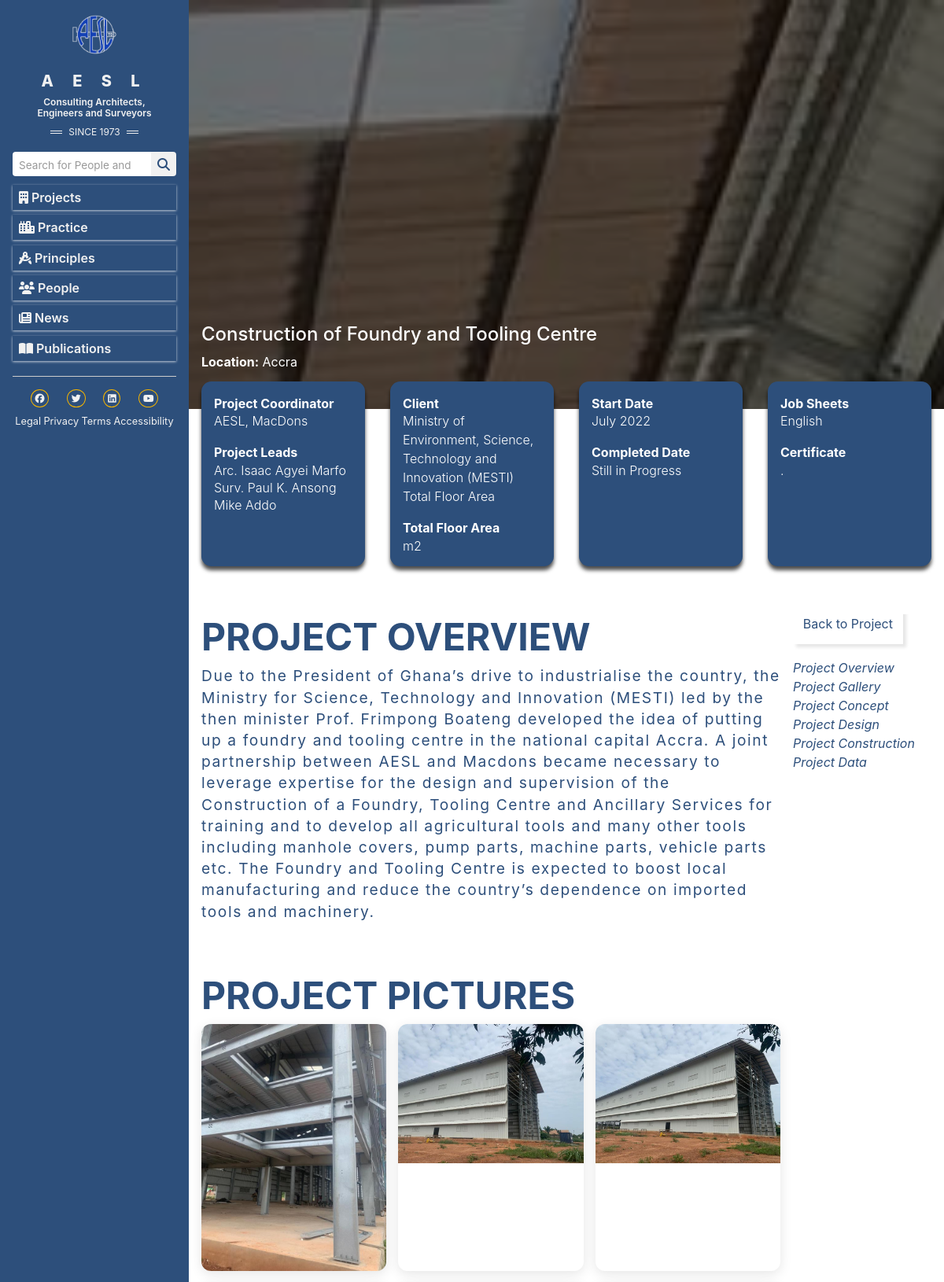
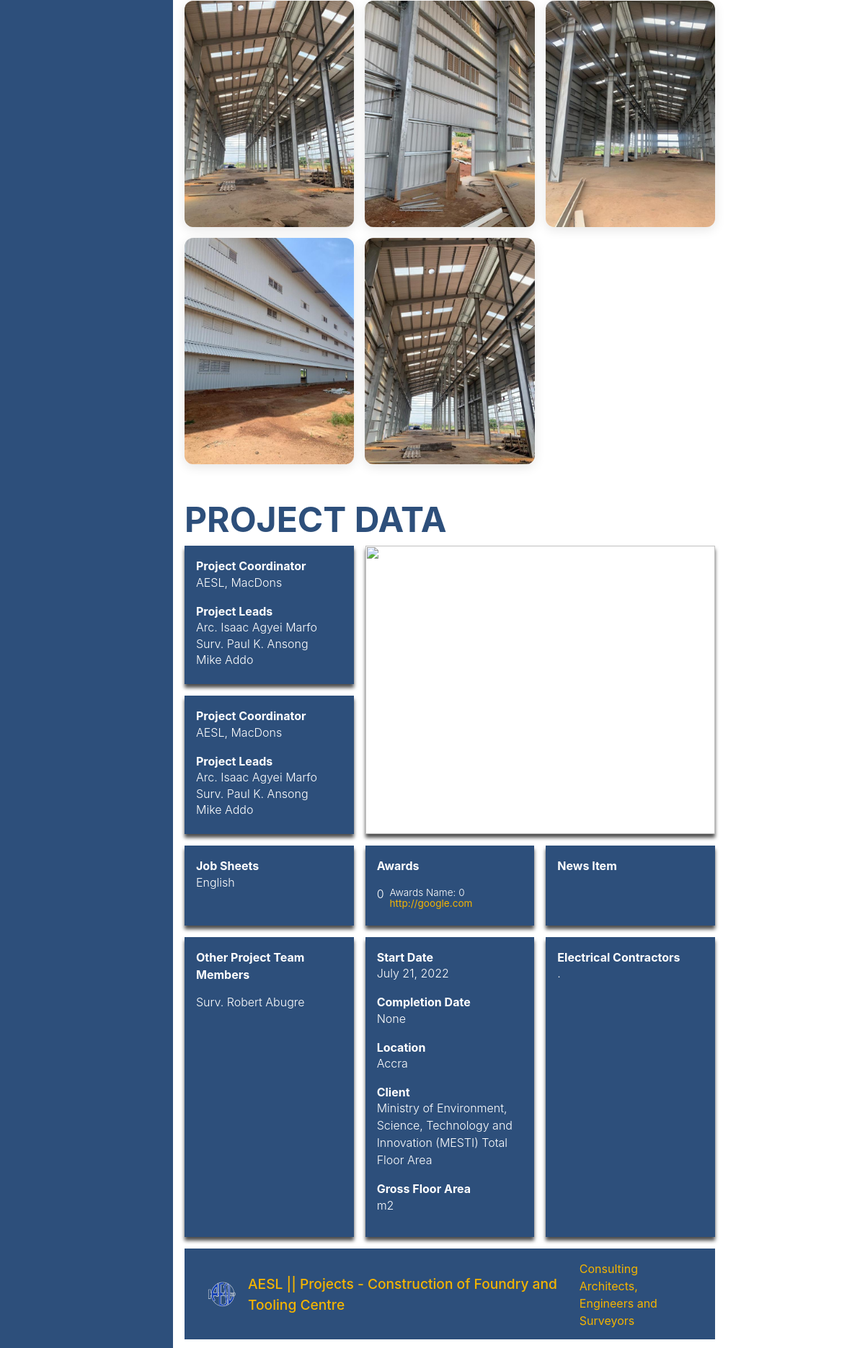
The app's page /project/5/ (upper part), older data (2 pictures, top to bottom).
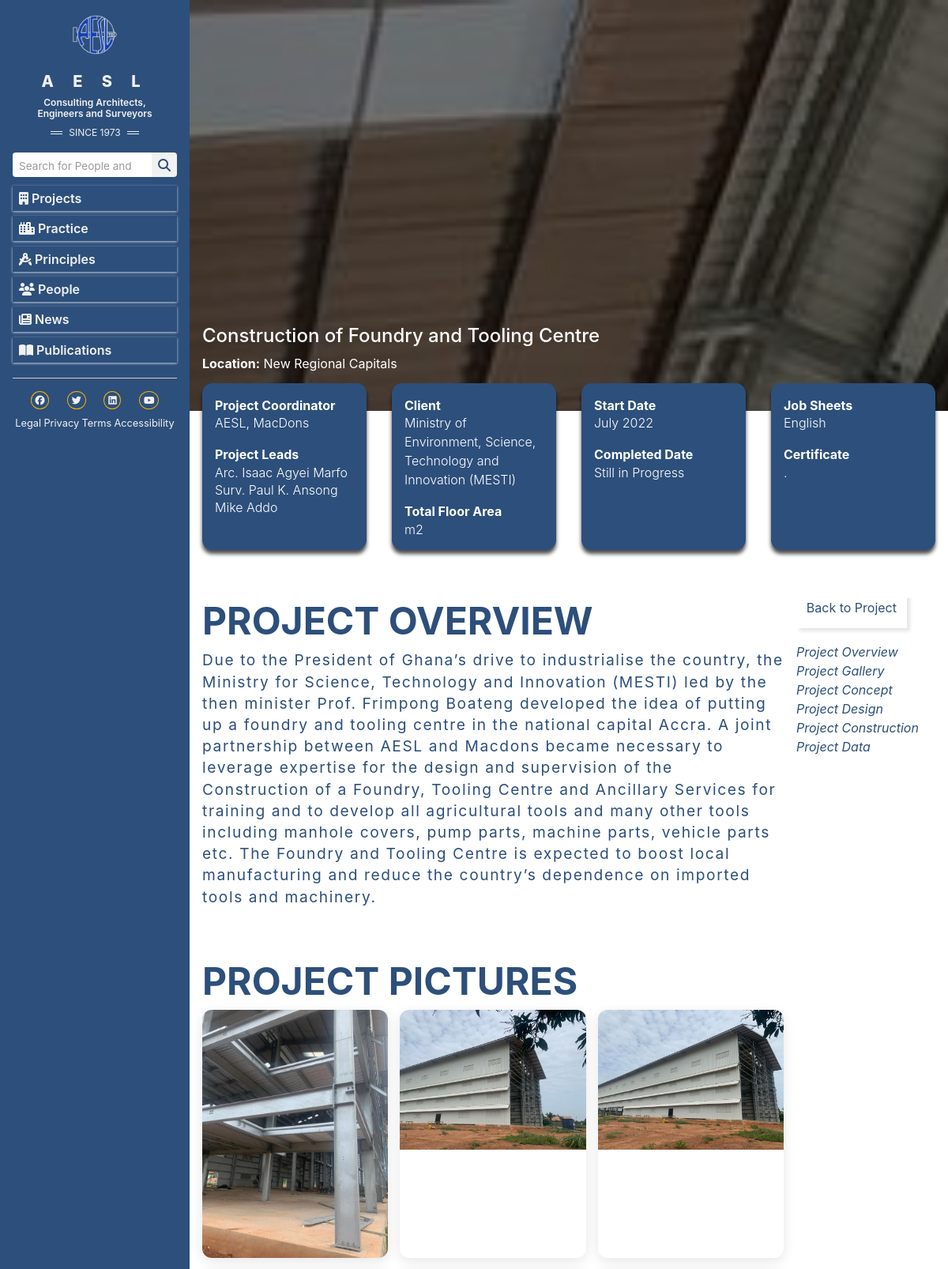
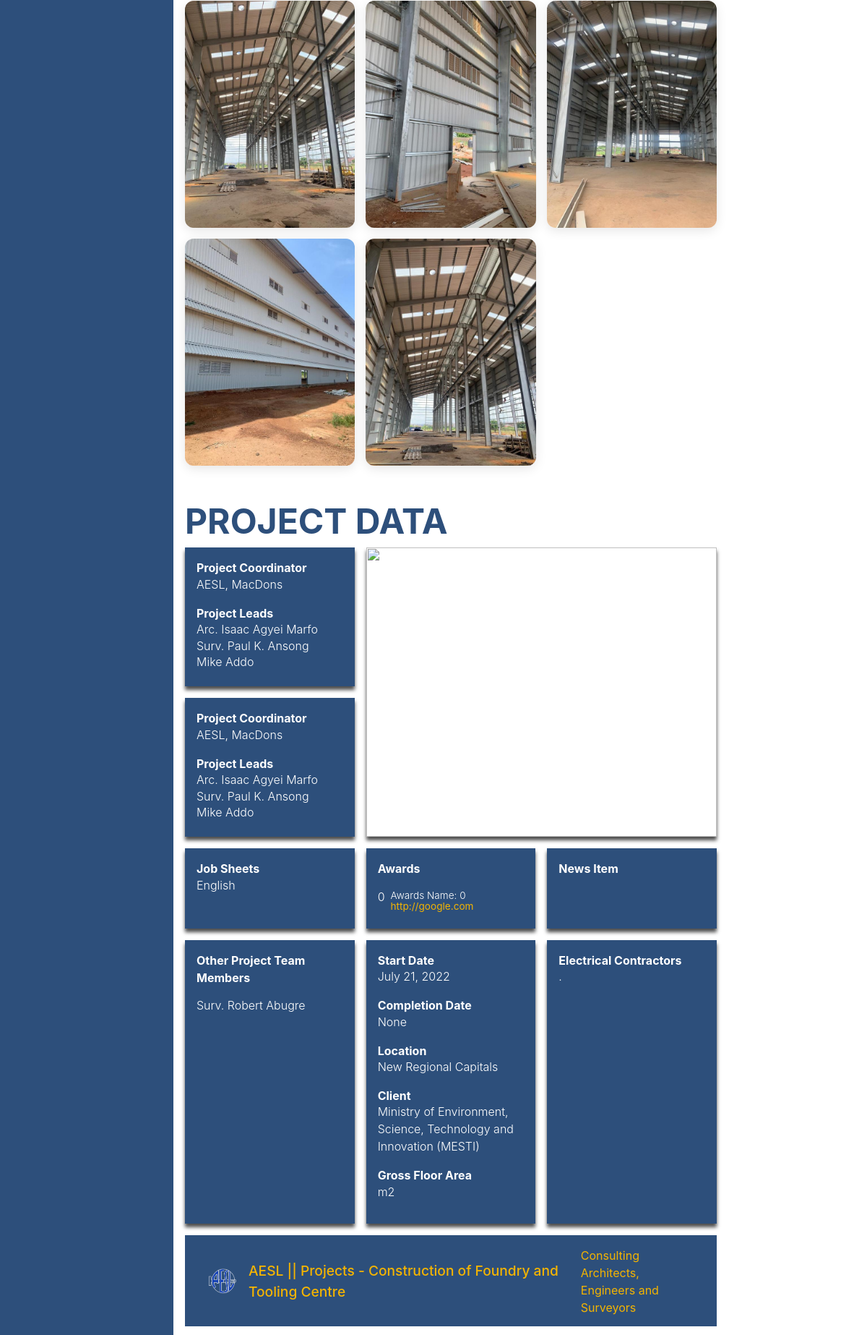
The same page, newer data (2 pictures, top to bottom).
### frontend/models.py (models this page shows, shortened)
class ImageOptimizeMixin:
    IMAGE_MAX_SIZE = (1200, 1200)
    IMAGE_QUALITY = 85

class Project(models.Model, ImageOptimizeMixin):
    title = models.CharField(max_length=200)
    client = models.CharField(max_length=200)
    location = models.CharField(max_length=300, default="Accra")
    picture = models.ImageField(
        upload_to="projects/main_pictures/", blank=True, null=True
    )
    little_text_details = models.TextField()
    project_coordinator = models.CharField(max_length=150)
    project_leaders = models.ManyToManyField(ProjectLeader, related_name="projects")
    other_team_members = models.ManyToManyField(
        ProjectTeamMember, related_name="projects", blank=True
    )
    total_floor_area = models.CharField(max_length=100)
    start_date = models.DateField()
    completed_date = models.DateField(blank=True, null=True)
    job_sheets = models.CharField(max_length=300, blank=True)
    certificate = models.CharField(max_length=300, blank=True)
    category = models.ForeignKey(
        ProjectCategory, on_delete=models.SET_NULL, null=True, related_name="projects"
    )
    created_at = models.DateTimeField(auto_now_add=True)

### frontend/views.py (the view)
# urls.py: path("project/<int:pk>/", ProjectDetailView.as_view(), name="project_detail"),
class ProjectDetailView(DetailView):
    model = Project
    template_name = "frontend/project_detail.html"
    context_object_name = "project"  # Default is 'object', but we can use 'project'
    def get_context_data(self, **kwargs):
        context = super().get_context_data(**kwargs)
        project = self.get_object()
        context["project_pictures"] = project.gallery.filter(image_type="project")
        context["construction_pictures"] = project.gallery.filter(
            image_type="construction"
        )
        context["project_3d_visualization_picture"] = project.gallery.filter(
            image_type="project_3d_visualizations"
        )
        context["title"] = "Projects"
        return context

### templates/frontend/project_detail.html (shortened to what the changed rows need)
{% extends 'base.html' %}
{% load static %}
{% block content %}
{% if project.picture %}
<section style="background-image: url('{{ project.picture.url }}')" class="projects__detail__parallax">
    <div class="projects__detail__overlay"></div>
    <div class="details__content">
      <h4>{{project.title}}</h4>
      <p><strong>Location:</strong> {{ project.location }}</p>
    </div>
  </section>
{% endif %}
<section class="details__cards">
  <div class="details__card">
    <div class="details__card-head">
      <p class="details__head">Project Coordinator</p>
      <p class="details__body">{{ project.project_coordinator }}</p>
    </div>
  </div>
  <div class="details__card">
    <div class="details__card-head">
      <p class="details__head">Client</p>
      <p class="details__body">{{ project.client }}</p>
    </div>
    <div class="details__card-body">
      <p class="details__head">Total Floor Area</p>
      <p class="details__body">{{ project.total_floor_area }}</p>
    </div>
  </div>
  <div class="details__card">
    <div class="details__card-head">
      <p class="details__head">Start Date</p>
      <p class="details__body">{{ project.start_date|date:"F Y" }}</p>
    </div>
  </div>
    <div class="details__card">
      <div class="details__card-head">
        {% if project.job_sheets %}
        <p class="details__head">Job Sheets</p>
        <p class="details__body">{{ project.job_sheets }}</p>
        {% endif %}
      </div>
      <div class="details__card-body">
        <p class="details__head">Certificate</p>
        {% if project.certificate %}
          <p class="details__body">{{ project.certificate }}</p>
        {% else %}
          <p class="details__body"></p>
        {% endif %}
      </div>
    </div>
</section>
<section class="details__wrapper">
  <div class="wrapper__1">
    <section id="overview" class="project__details-text">
      <h2>Project Overview</h2>
      <p>{{ project.little_text_details }}</p>
    </section>
    {% if construction_pictures %}
    <section id="construction" class="projects__construction-gallery">
      <h2>Project Pictures</h2>
    </section>
    {% endif %}
  <section id="data" class="projects__detail-data">
    <h2>Project Data</h2>
    <div class="projects__data">
      <div class="data__grid-top">
        <div style="border-radius:0px" class="details__card">
          <div class="details__card-head">
            <p class="details__head">Project Coordinator</p>
            <p class="details__body">{{ project.project_coordinator }}</p>
          </div>
        </div>
        <div style="border-radius:0px" class="details__card">
          <div class="details__card-head">
            <p class="details__head">Project Coordinator</p>
            <p class="details__body">{{ project.project_coordinator }}</p>
          </div>
        </div>
      </div>
      <div style="border-radius:0px" class="details__card">
        <div class="details__card-head">
          {% if project.job_sheets %}
          <p class="details__head">Job Sheets</p>
          <p class="details__body">{{ project.job_sheets }}</p>
          {% endif %}
        </div>
      </div>
      <div style="border-radius:0px" class="details__card">
        <div class="details__card-head">
          <p class="details__head">Start Date</p>
          <p class="details__body">{{ project.start_date }}</p>
          <p class="details__head">Completion Date</p>
          <p class="details__body">{{ project.completed_date }}</p>
          <p class="details__head">Location</p>
          <p class="details__body">{{ project.location }}</p>
          <p class="details__head">Client</p>
          <p class="details__body">{{ project.client }}</p>
          <p class="details__head">Gross Floor Area</p>
          <p class="details__body">{{ project.total_floor_area }}</p>
        </div>
      </div>
    </div>
  </section>
  <section class="page__location">
    <div class="page__flex">
      <img src="{% static 'img/aesl_logo.png' %}" alt="aesl logo" class="info__building-image-large" />
      <p>AESL || {{ title }} - {{ project.title }}</p>
    </div>
  </section>
  </div>
  <aside class="wrapper_2">
  </aside>
</section>
{% endblock content %}

Row changes from the older to the newer data that the page shows:
changed Project "Construction of Foundry and Tooling Centre": location "Accra" → "New Regional Capitals"; client "Ministry of Environment, Science, Technology and Innovation (MESTI) Total Floor Area" → "Ministry of Environment, Science, Technology and Innovation (MESTI)"
